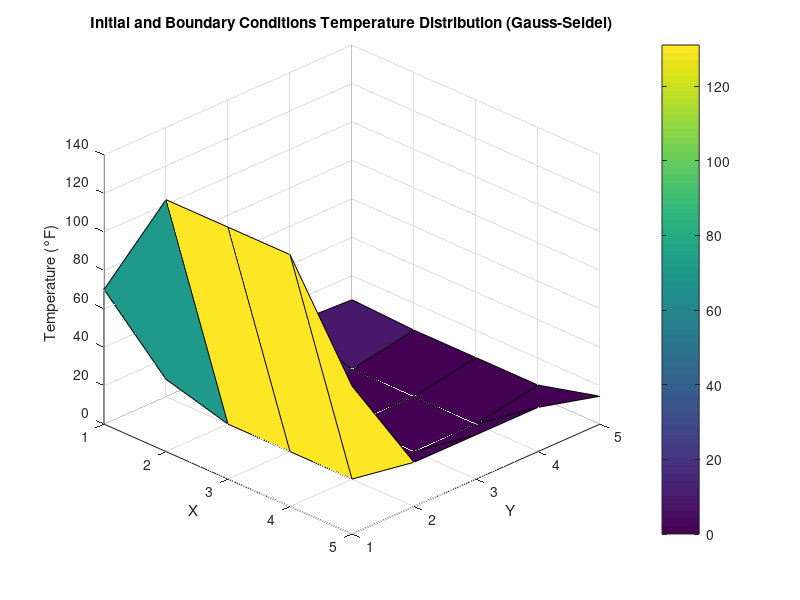
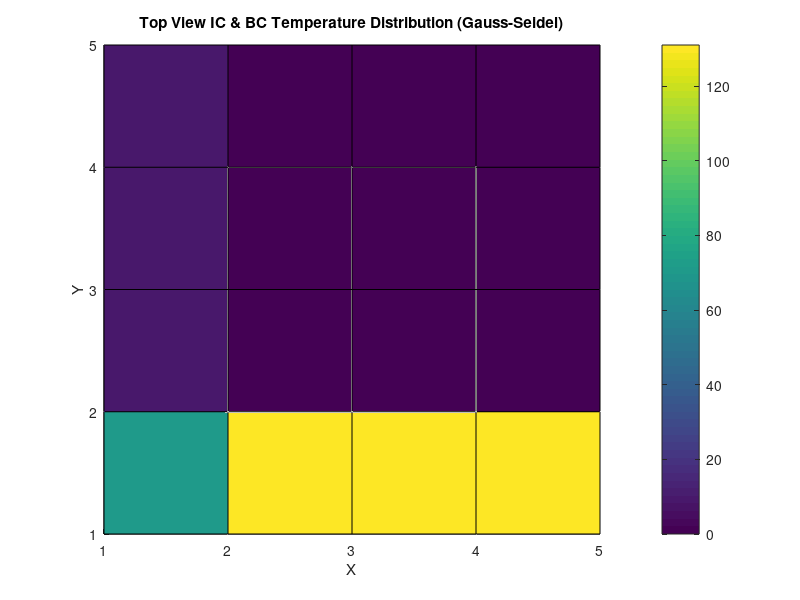
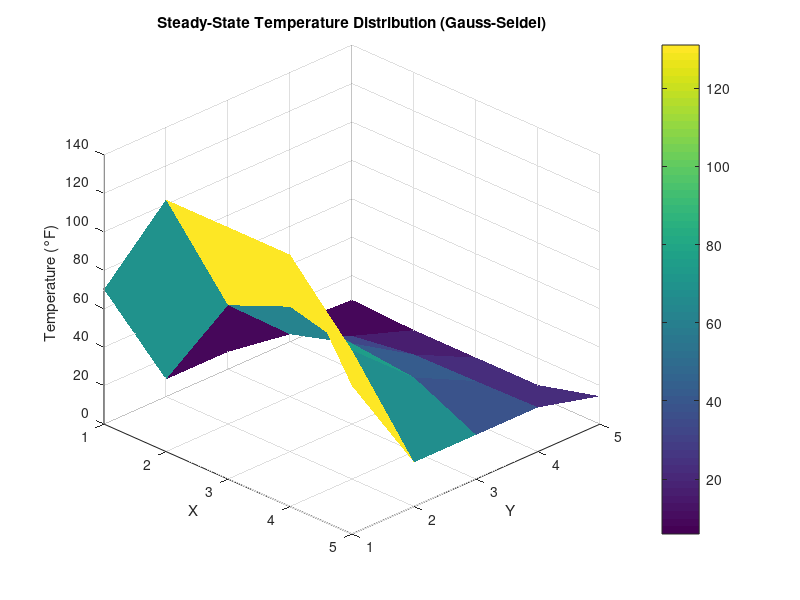
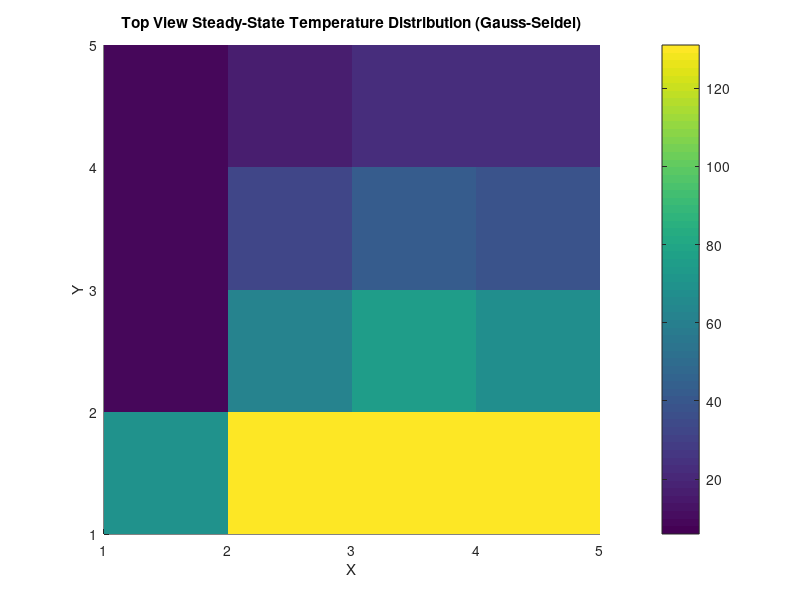

The MATLAB source for these figures, in order:
clc; clear; close all;

% Grid Size (3x3 interior, so 5x5 including boundaries)
N = 5;

% Discretization of Geometry
Length = 5;
width = 5;

% Boundary Conditions from NIM 13123069
T_top = 131;
T_right = 23;
T_bottom = 6;
T_left = 9;

% Convergence criteria
epsilon_s = 1; % convergence tolerance in %
max_iter = 10000;

% Initialize grid
T = zeros(N, N);

% Apply boundary conditions
T(1, :) = T_top;         % Top side
T(N, :) = T_bottom;      % Bottom side
T(:, 1) = T_left;        % Left side
T(:, N) = T_right;       % Right side

% Fix the corners by averaging overlapping BCs
T(1,1)   = (T_top + T_left) / 2;      % Top-left
T(1,N)   = (T_top + T_right) / 2;     % Top-right
T(N,1)   = (T_bottom + T_left) / 2;   % Bottom-left
T(N,N)   = (T_bottom + T_right) / 2;  % Bottom-right

% Initial Matrix T
disp(T);

% PLot initial and boundary conditions
figure(1);
[x,y] = meshgrid(1:N,1:N);
surf(x,y,T);
colorbar;
xlabel("X"); ylabel("Y"); zlabel("Temperature (°F)");
title('Initial and Boundary Conditions Temperature Distribution (Gauss-Seidel)');
view(45,30);

% Top view
figure(2);
[x,y] = meshgrid(1:N,1:N);
surf(x,y,T);
colorbar;
xlabel("X"); ylabel("Y"); zlabel("Temperature (°F)");
title('Top View IC & BC Temperature Distribution (Gauss-Seidel)');
view(2);

% Gauss-Seidel Iteration
for iter = 1:max_iter
    max_error = 0;
    for i = 2:N-1
        for j = 2:N-1
            prev_iter = T(i,j);
            T(i,j) = 0.25 * (T(i+1,j) + T(i-1,j) + T(i,j+1) + T(i,j-1));
            error = abs((T(i,j) - prev_iter)/T(i,j)) * 100;
            if error > max_error
                max_error = error;
            end
        end
    end
    
    if max_error < epsilon_s
        fprintf('Converged in %d iterations with max error = %.4f%%\n', iter, max_error);
        break
    end
end

% Display final 3x3 interior values
disp('Final Temperature at Interior Points (3x3):');
disp(T(2:4, 2:4));

% Optional: Full Grid Display
disp('Full Temperature Grid (5x5):');
disp(T);

% Plotting the result
[X, Y] = meshgrid(1:N, 1:N);
figure(3);
surf(X, Y, T, 'EdgeColor', 'none');
xlabel('X');
ylabel('Y');
zlabel('Temperature (°F)');
title('Steady-State Temperature Distribution (Gauss-Seidel)');
colorbar;
view(45,30);


% Top View Results
[X, Y] = meshgrid(1:N, 1:N);
figure(4);
surf(X, Y, T, 'EdgeColor', 'none');
xlabel('X');
ylabel('Y');
zlabel('Temperature (°F)');
title('Top View Steady-State Temperature Distribution (Gauss-Seidel)');
colorbar;
view(2);

